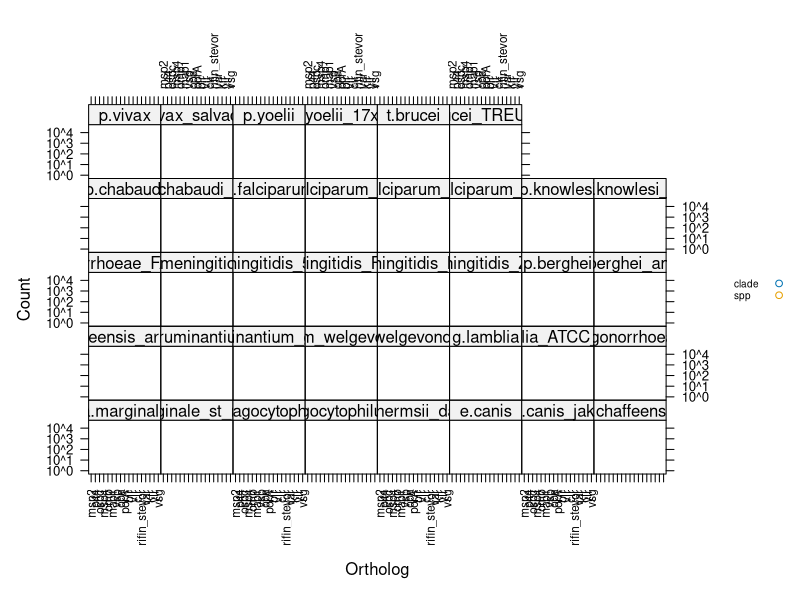

Recreate this plot in R.
foo <- read.table("stat_result.txt")

goo <- foo[grep("-core|-est", foo[,2]),]
goo[,2] <- gsub("-core|-est", "", goo[,2])
ooo <- c()
for(o in unique(as.character(goo[,1]))) {
	sel <- goo[,1] == o
	too <- goo[sel,]
	for(s in unique(too[,2])) {
		tmp <- too[too[,2] == s,, drop = FALSE]
		ss <- sum(tmp[,4])
		ooo <- rbind(ooo,c(unique(as.character(tmp[,1])), s , unique(as.character(tmp[,3])), ss))
	}
}

res <- data.frame(Ortholog = ooo[,1], Taxon = ooo[,2], Type = ooo[,3], Count = as.numeric(ooo[,4]))

tmp <- foo[foo[,3] == "spp", ]
colnames(tmp) <- c("Ortholog", "Taxon", "Type", "Count")

res <- rbind(res, tmp)


library(lattice)


xyplot(Count ~ Ortholog | Taxon, res, group = Type, auto.key = list(space = "right", cex = 0.6), scale = list(y = list(log = 10), x = list(rot = 90, cex = 0.7)))